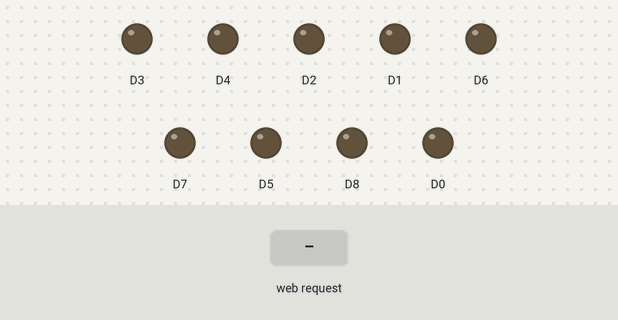
This sketch was run on a simulated ESP8266 (NodeMCU). Shown: output pins drawn as LEDs (lit = HIGH). The inputs (shaded band) are chosen by the test bench. What the sketch prints to the serial monitor is not drawn.

Above: at 1.3 s.
1.4 s: HTTP request GET /D0ON received
At 1.9 s:
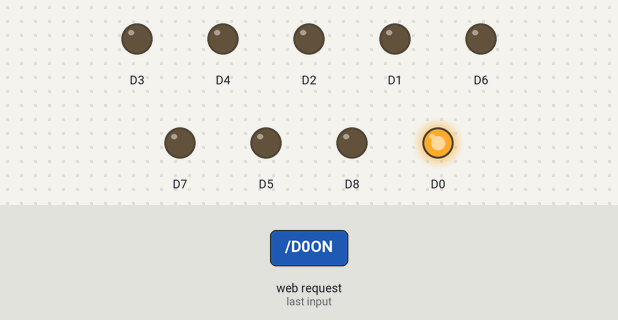
2.9 s: HTTP request GET /D1ON received
At 4.1 s:
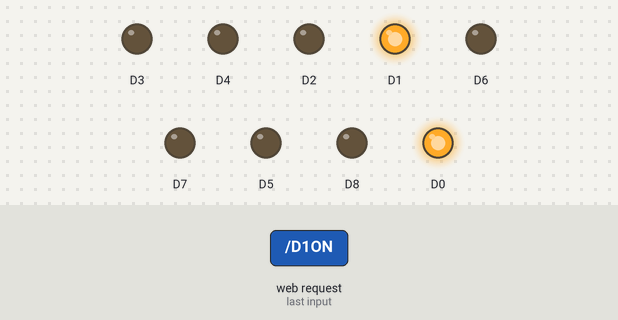
4.4 s: HTTP request GET /D0OFF received
At 5.4 s:
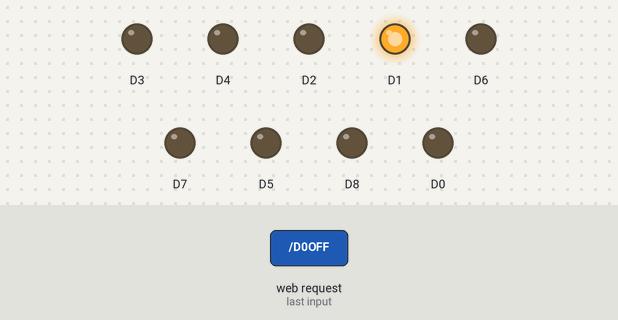
5.9 s: HTTP request GET /D2ON received
At 6.5 s:
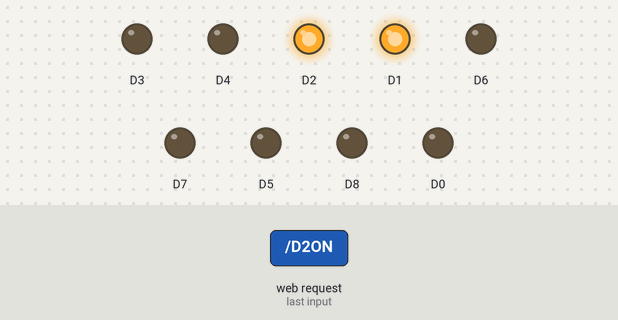
7.4 s: HTTP request GET /D1OFF received
At 7.7 s:
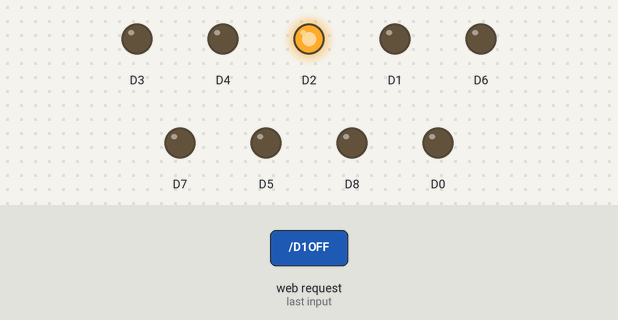
8.9 s: HTTP request GET /D3ON received
At 10.0 s:
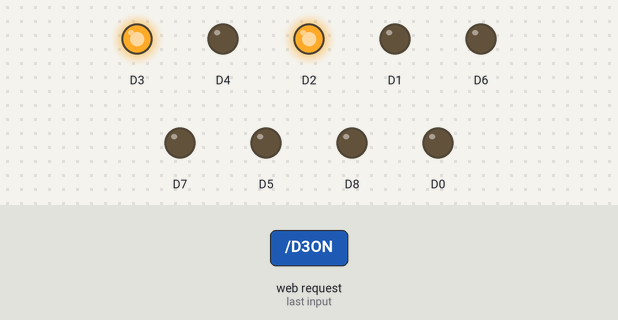
Timing chart, 0 to 11.4 s (numbered marks = the images above; inputs shaded):
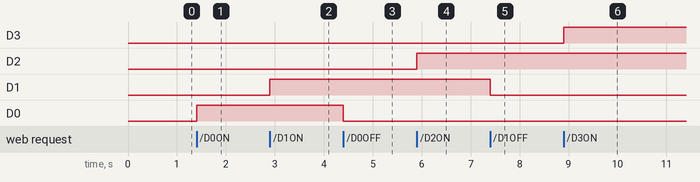

Measured:
- after the input at 1.4 s, D0: LOW → HIGH at once
- after the input at 2.9 s, D1: LOW → HIGH at once
- after the input at 4.4 s, D0: HIGH → LOW at once
- after the input at 5.9 s, D2: LOW → HIGH at once
- after the input at 7.4 s, D1: HIGH → LOW at once
- after the input at 8.9 s, D3: LOW → HIGH at once

The sketch:

sketch_mar10a.ino
```cpp
#include <WiFiClient.h>
#include <ESP8266WiFi.h>
#include <ESP8266WebServer.h>

const char* ssid = "Home_Automation";
const char* pwd = "suryahome";

ESP8266WebServer server(80);

String page = "";

void setup(void) {
  // put your setup code here, to run once:
  page = "\
  <h1>Simply Web Server: Made By <b> Suryansh </b> </h1> \
  <a href='/D0ON'><button>SWITCH 1 ON</button></a><br> \
  <a href='/D0OFF'><button>SWITCH 1 OFF</button></a><br> \
  <a href='/D1ON'><button>SWITCH 2 ON</button></a><br>\
  <a href='/D1OFF'><button>SWITCH 2 OFF</button></a><br>\
  <a href='/D2ON'><button>SWITCH 3 ON</button></a><br>\
  <a href='/D2OFF'><button>SWITCH 3 OFF</button></a><br>\
  <a href='/D3ON'><button>SWITCH 4 ON</button></a><br>\
  <a href='/D3OFF'><button>SWITCH 4 OFF</button></a><br>\
  <a href='/D4ON'><button>SWITCH 5 ON</button></a><br>\
  <a href='/D4OFF'><button>SWITCH 5 OFF</button></a><br>\
  <a href='/D5ON'><button>SWITCH 6 ON</button></a><br>\
  <a href='/D5OFF'><button>SWITCH 6 OFF</button></a><br>\
  <a href='/D6ON'><button>SWITCH 7 ON</button></a><br>\
  <a href='/D6OFF'><button>SWITCH 7 OFF</button></a><br>\
  <a href='/D7ON'><button>SWITCH 8 ON</button></a><br>\
  <a href='/D7OFF'><button>SWITCH 8 OFF</button></a><br>\
  <a href='/D8ON'><button>SWITCH 9 ON</button></a><br>\
  <a href='/D8OFF'><button>SWITCH 9 OFF</button></a><br>";
  pinMode(D0,OUTPUT);
  pinMode(D1,OUTPUT);
  pinMode(D2,OUTPUT);
  pinMode(D3,OUTPUT);
  pinMode(D4,OUTPUT);
  pinMode(D5,OUTPUT);
  pinMode(D6,OUTPUT);
  pinMode(D7,OUTPUT);
  pinMode(D8,OUTPUT);
  digitalWrite(D0,LOW);
  digitalWrite(D1,LOW);
  digitalWrite(D2,LOW);
  digitalWrite(D3,LOW);
  digitalWrite(D4,LOW);
  digitalWrite(D5,LOW);
  digitalWrite(D6,LOW);
  digitalWrite(D7,LOW);
  digitalWrite(D8,LOW);
  delay(100);
  Serial.begin(115200);
  WiFi.softAP(ssid,pwd);
  Serial.println("Started Wifi");
  Serial.println("Connected to ");
  Serial.println(ssid);
  Serial.println("IP ADDR: ");
  Serial.println(WiFi.softAPIP());
  server.on("/",[](){ server.send(200,"text/html",page); });
  server.on("/D0OFF",[](){ server.send(200,"text/html",page+"SWITCH 1: OFF"); digitalWrite(D0,LOW); delay(100); });
  server.on("/D0ON",[](){ server.send(200,"text/html",page+"SWITCH 1: ON"); digitalWrite(D0,HIGH); delay(100); });
  server.on("/D1OFF",[](){ server.send(200,"text/html",page+"SWITCH 2: OFF"); digitalWrite(D1,LOW); delay(100); });
  server.on("/D1ON",[](){ server.send(200,"text/html",page+"SWITCH 2: ON"); digitalWrite(D1,HIGH); delay(100); });
  server.on("/D2OFF",[](){ server.send(200,"text/html",page+"SWITCH 3: OFF"); digitalWrite(D2,LOW); delay(100); });
  server.on("/D2ON",[](){ server.send(200,"text/html",page+"SWITCH 3: ON"); digitalWrite(D2,HIGH); delay(100); });
  server.on("/D3OFF",[](){ server.send(200,"text/html",page+"SWITCH 4: OFF"); digitalWrite(D3,LOW); delay(100); });
  server.on("/D3ON",[](){ server.send(200,"text/html",page+"SWITCH 4: ON"); digitalWrite(D3,HIGH); delay(100); });
  server.on("/D4OFF",[](){ server.send(200,"text/html",page+"SWITCH 5: OFF"); digitalWrite(D4,LOW); delay(100); });
  server.on("/D4ON",[](){ server.send(200,"text/html",page+"SWITCH 5: ON"); digitalWrite(D4,HIGH); delay(100); });
  server.on("/D5OFF",[](){ server.send(200,"text/html",page+"SWITCH 6: OFF"); digitalWrite(D5,LOW); delay(100); });
  server.on("/D5ON",[](){ server.send(200,"text/html",page+"SWITCH 6: ON"); digitalWrite(D5,HIGH); delay(100); });
  server.on("/D6OFF",[](){ server.send(200,"text/html",page+"SWITCH 7: OFF"); digitalWrite(D6,LOW); delay(100); });
  server.on("/D6ON",[](){ server.send(200,"text/html",page+"SWITCH 7: ON"); digitalWrite(D6,HIGH); delay(100); });
  server.on("/D7OFF",[](){ server.send(200,"text/html",page+"SWITCH 8: OFF"); digitalWrite(D7,LOW); delay(100); });
  server.on("/D7ON",[](){ server.send(200,"text/html",page+"SWITCH 8: ON"); digitalWrite(D7,HIGH); delay(100); });
  server.on("/D8OFF",[](){ server.send(200,"text/html",page+"SWITCH 9: OFF"); digitalWrite(D8,LOW); delay(100); });
  server.on("/D8ON",[](){ server.send(200,"text/html",page+"SWITCH 9: ON"); digitalWrite(D8,HIGH); delay(100); });
  server.begin();
  Serial.println("Web Started");
}

void loop() {
  // put your main code here, to run repeatedly:
  server.handleClient();
}
```
